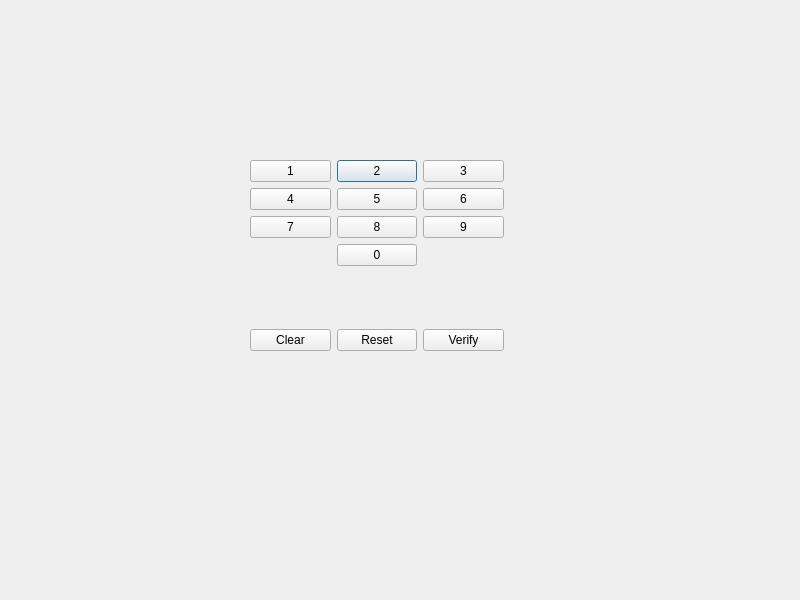
<?xml version="1.0" encoding="UTF-8"?>
<ui version="4.0">
 <class>Dialog</class>
 <widget class="QDialog" name="Dialog">
  <property name="geometry">
   <rect>
    <x>0</x>
    <y>0</y>
    <width>800</width>
    <height>600</height>
   </rect>
  </property>
  <property name="windowTitle">
   <string>Dialog</string>
  </property>
  <widget class="QWidget" name="gridLayoutWidget">
   <property name="geometry">
    <rect>
     <x>250</x>
     <y>160</y>
     <width>254</width>
     <height>191</height>
    </rect>
   </property>
   <layout class="QGridLayout" name="gridLayout">
    <item row="0" column="1">
     <widget class="QPushButton" name="pushButton_4">
      <property name="text">
       <string>2</string>
      </property>
     </widget>
    </item>
    <item row="5" column="1">
     <widget class="QPushButton" name="pushButton_11">
      <property name="text">
       <string>Reset</string>
      </property>
     </widget>
    </item>
    <item row="5" column="0">
     <widget class="QPushButton" name="pushButton_12">
      <property name="text">
       <string>Clear</string>
      </property>
     </widget>
    </item>
    <item row="1" column="0">
     <widget class="QPushButton" name="pushButton">
      <property name="text">
       <string>4</string>
      </property>
     </widget>
    </item>
    <item row="3" column="1">
     <widget class="QPushButton" name="pushButton_10">
      <property name="text">
       <string>0</string>
      </property>
     </widget>
    </item>
    <item row="0" column="0">
     <widget class="QPushButton" name="pushButton_2">
      <property name="text">
       <string>1</string>
      </property>
     </widget>
    </item>
    <item row="1" column="2">
     <widget class="QPushButton" name="pushButton_7">
      <property name="text">
       <string>6</string>
      </property>
     </widget>
    </item>
    <item row="2" column="1">
     <widget class="QPushButton" name="pushButton_8">
      <property name="text">
       <string>8</string>
      </property>
     </widget>
    </item>
    <item row="0" column="2">
     <widget class="QPushButton" name="pushButton_5">
      <property name="text">
       <string>3</string>
      </property>
     </widget>
    </item>
    <item row="2" column="2">
     <widget class="QPushButton" name="pushButton_9">
      <property name="text">
       <string>9</string>
      </property>
     </widget>
    </item>
    <item row="1" column="1">
     <widget class="QPushButton" name="pushButton_6">
      <property name="text">
       <string>5</string>
      </property>
     </widget>
    </item>
    <item row="2" column="0">
     <widget class="QPushButton" name="pushButton_3">
      <property name="text">
       <string>7</string>
      </property>
     </widget>
    </item>
    <item row="5" column="2">
     <widget class="QPushButton" name="VerifyButton">
      <property name="text">
       <string>Verify</string>
      </property>
     </widget>
    </item>
    <item row="4" column="1">
     <spacer name="verticalSpacer">
      <property name="orientation">
       <enum>Qt::Vertical</enum>
      </property>
      <property name="sizeHint" stdset="0">
       <size>
        <width>20</width>
        <height>40</height>
       </size>
      </property>
     </spacer>
    </item>
   </layout>
  </widget>
 </widget>
 <resources/>
 <connections/>
</ui>
